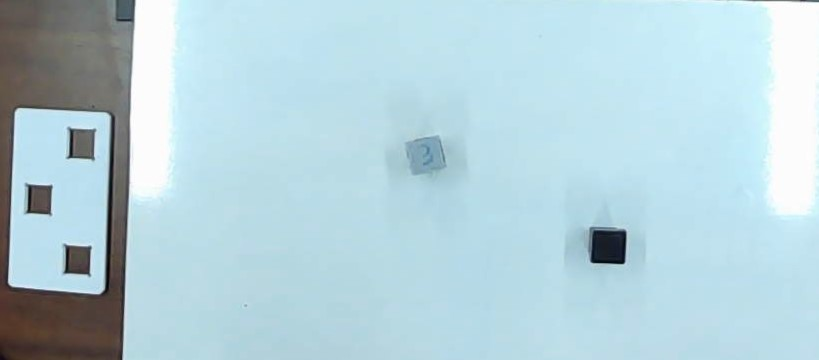
#> input picture IC-Gemeo-master/Localizacao de Objetos/Exemplo/WIN_20230306_14_38_54_Pro.jpg, 819 x 360 px
$ python -i calibragem.py   (imports and definitions only)
#> lines starting #> are read from the running program, lines starting #| are printed output that depends on the picture; after the words box and inside, x2 and y2 are one past the last pixel; in counts of white or black regions, pixels touching at a corner belong together
#> further down, picture is the input picture: shape (360, 819, 3); mean B, G, R 218.1, 209.2, 181.4
from robodk.robolink import *      # RoboDK's API
from robodk.robomath import *      # Math toolbox for robots
from tkinter import *
import numpy as np
import cv2
import json


def empty(a):
    pass

def calibrar(image):

    cv2.namedWindow("calibracao")
    cv2.resizeWindow("calibracao",640,240)
    cv2.createTrackbar("hue min", "calibracao", 0,179,empty)
#> slider 'hue min' is set to 35
    cv2.createTrackbar("hue max", "calibracao", 179,179,empty)
    cv2.createTrackbar("sat min", "calibracao", 0,255,empty)
#> slider 'sat min' is set to 51
    cv2.createTrackbar("sat max", "calibracao", 255,255,empty)
    cv2.createTrackbar("val min", "calibracao", 0,255,empty)
#> slider 'val min' is set to 51
    cv2.createTrackbar("val max", "calibracao", 255,255,empty)

    while True:
        try:
            h_minValue = cv2.getTrackbarPos("hue min", "calibracao")
            h_maxValue = cv2.getTrackbarPos("hue max", "calibracao")
            s_minValue = cv2.getTrackbarPos("sat min", "calibracao")
            s_maxValue = cv2.getTrackbarPos("sat max", "calibracao")
            v_minValue = cv2.getTrackbarPos("val min", "calibracao")
            v_maxValue = cv2.getTrackbarPos("val max", "calibracao")
        except:
            break

        imgHSV = cv2.cvtColor(image, cv2.COLOR_BGR2HSV)
#> imgHSV: shape (360, 819, 3); mean H, S, V 88.1, 46.6, 219.6
        lower = np.array([h_minValue, s_minValue, v_minValue])
        upper = np.array([h_maxValue, s_maxValue, v_maxValue])
        mask = cv2.inRange(imgHSV, lower, upper)
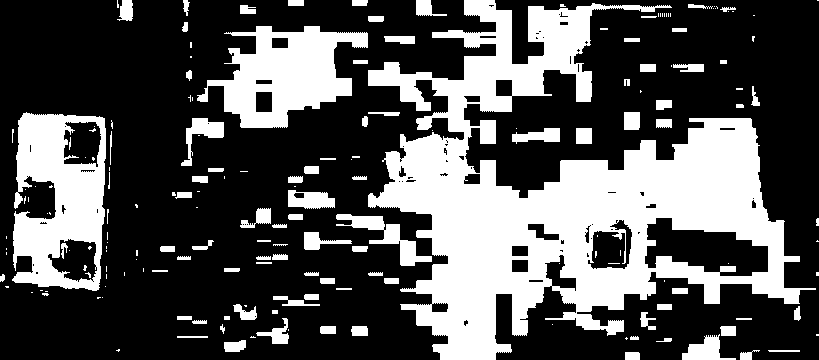
#> mask: shape (360, 819); 32.6% white; 188 white regions (96 under 20 px), largest, box (x1, y1, x2, y2) and area: (368, 0, 816, 360) 63350, (12, 112, 106, 291) 10793, (197, 26, 368, 128) 9159
        imgResult = cv2.bitwise_and(image, image, mask=mask)
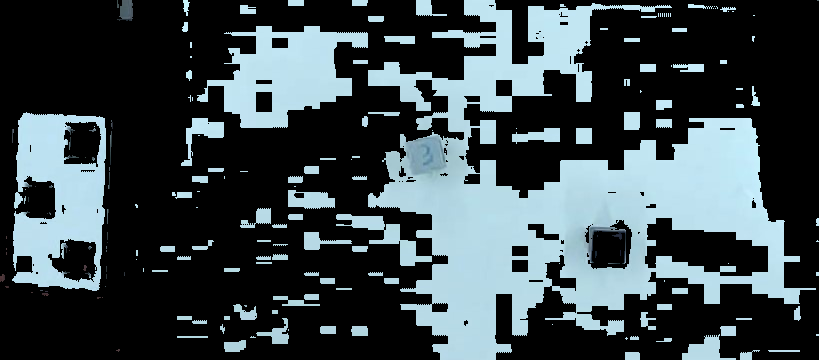
#> imgResult: shape (360, 819, 3); mean B, G, R 75.6, 71.5, 59.9

        cv2.imshow('Image', image)
        cv2.imshow('Mask', mask)
        cv2.imshow('Image Masked', imgResult)
        cv2.waitKey(1)

    return imgResult,lower,upper

# [50 lines left out: functions showImages, getHSV, not called in this run]

# [5 lines not run here, left out]
# [1 line that did not run here, left out]
# [2 lines not run here, left out]
# [1 line that did not run here, left out]
# [1 line that did not run here, left out]
# [1 line that did not run here, left out]
# [1 line that did not run here, left out]

# f.write(f"Peca: \nlower: {lower} \nupper: {upper} \nareaMin: {200} \nareaMax: {600}")

# [1 line not run here, left out]
# [1 line that did not run here, left out]
# [2 lines not run here, left out]
# [1 line that did not run here, left out]
# [1 line that did not run here, left out]
# [1 line that did not run here, left out]
# [1 line that did not run here, left out]
# f.write(f"\nEncaixe: \nlower: {lower} \nupper: {upper}")
# [18 lines not run here, left out]

>>> import cv2
>>> picture = cv2.imread('../../Localizacao de Objetos/Exemplo/WIN_20230306_14_38_54_Pro.jpg')
>>> result = calibrar(picture)

$ run again, on IC-Gemeo-master/Localizacao de Objetos/Exemplo/WIN_20230306_14_36_24_Pro.jpg
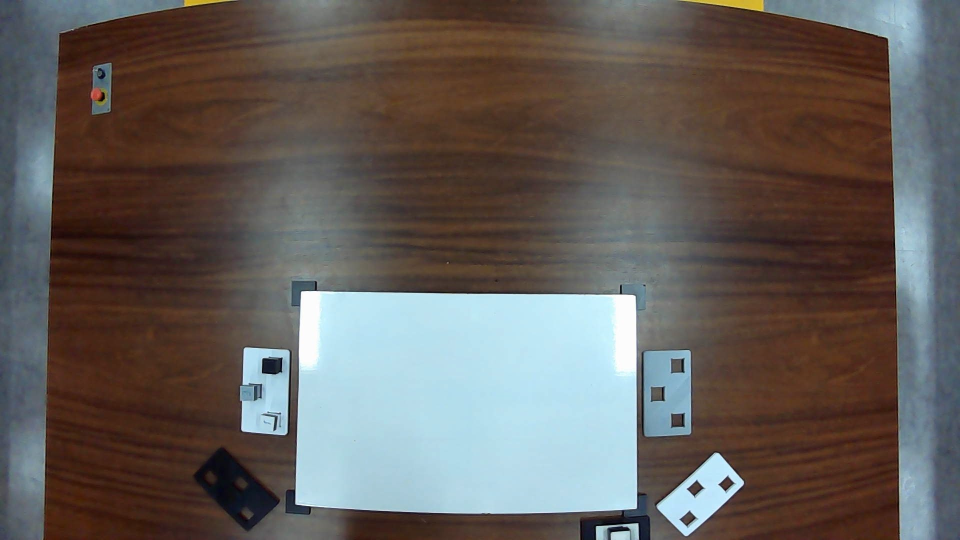
#> input picture IC-Gemeo-master/Localizacao de Objetos/Exemplo/WIN_20230306_14_36_24_Pro.jpg, 1920 x 1080 px (shown at 1/2 size)
#> picture is the input picture: shape (1080, 1920, 3); mean B, G, R 90.3, 94.2, 100.4
#> imgHSV: shape (1080, 1920, 3); mean H, S, V 43.5, 91.7, 112.7
#> in calibrar, `mask = cv2.inRange(imgHSV, lower, upper)`:
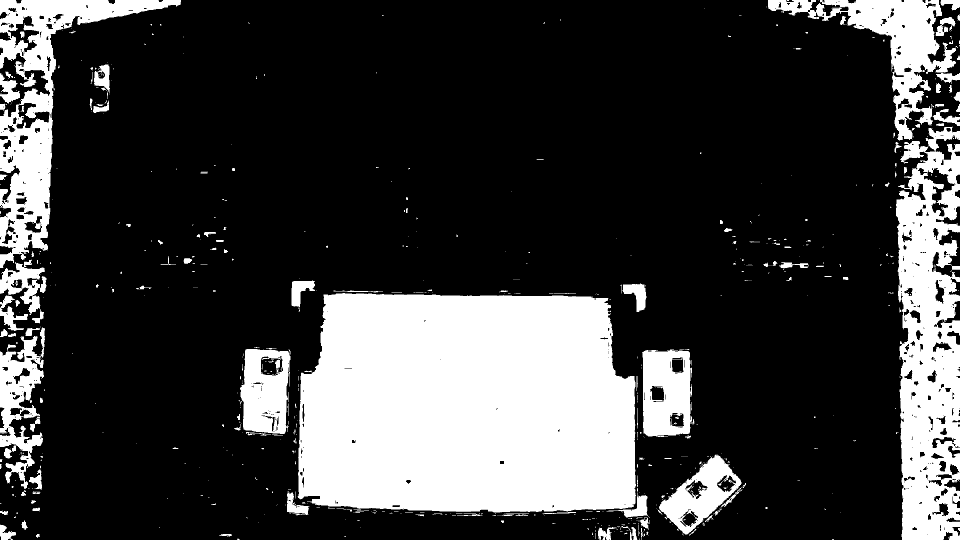
#> mask: shape (1080, 1920) (shown at 1/2 size); 24.2% white; 733 white regions (574 under 20 px), largest, box (x1, y1, x2, y2) and area: (595, 586, 1272, 1025) 271987, (1792, 253, 1920, 1080) 76989, (0, 0, 362, 536) 45276
#> in calibrar, `imgResult = cv2.bitwise_and(image, image, mask=mask)`:
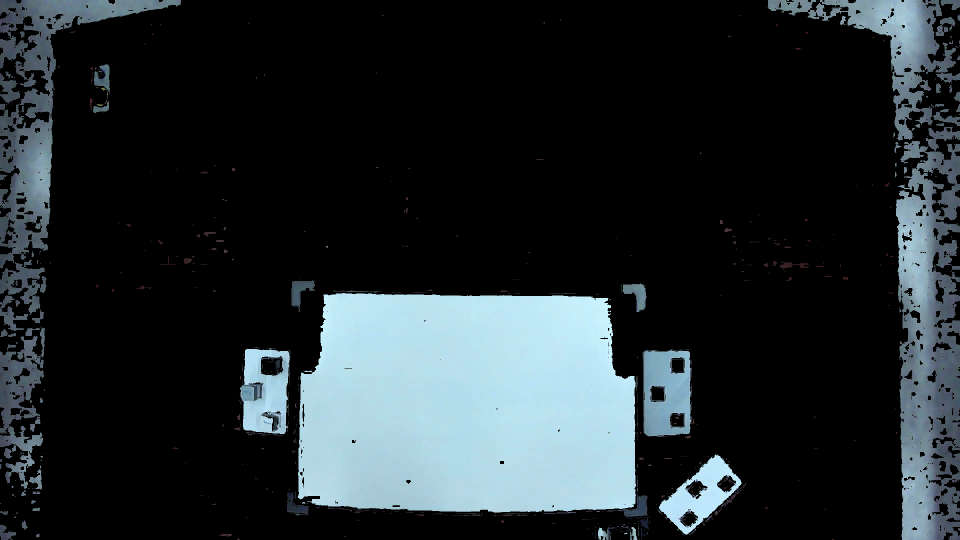
#> imgResult: shape (1080, 1920, 3) (shown at 1/2 size); mean B, G, R 46.6, 43.2, 35.9

$ run again, on IC-Gemeo-master/Localizacao de Objetos/Exemplo/WIN_20230306_14_37_31_Pro.jpg
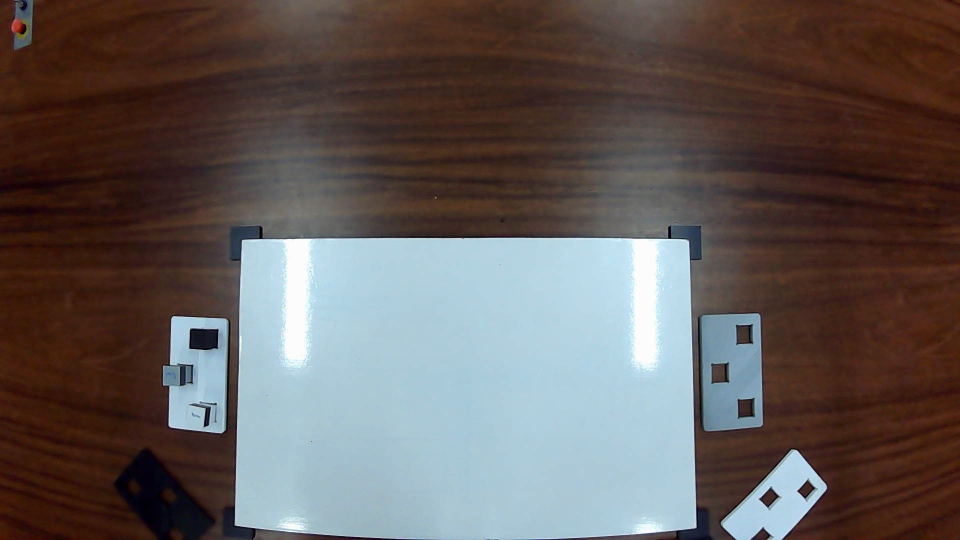
#> input picture IC-Gemeo-master/Localizacao de Objetos/Exemplo/WIN_20230306_14_37_31_Pro.jpg, 1920 x 1080 px (shown at 1/2 size)
#> picture is the input picture: shape (1080, 1920, 3); mean B, G, R 87.8, 90, 98.6
#> imgHSV: shape (1080, 1920, 3); mean H, S, V 41.8, 110.7, 111.3
#> in calibrar, `mask = cv2.inRange(imgHSV, lower, upper)`:
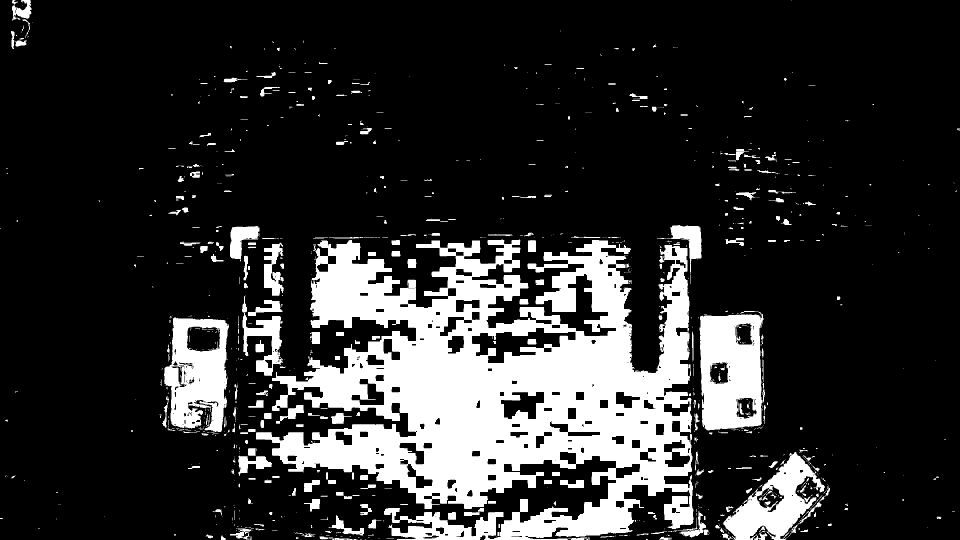
#> mask: shape (1080, 1920) (shown at 1/2 size); 18.5% white; 1069 white regions (757 under 20 px), largest, box (x1, y1, x2, y2) and area: (512, 479, 1387, 1080) 282293, (1399, 622, 1527, 861) 23271, (328, 635, 458, 864) 19205
#> in calibrar, `imgResult = cv2.bitwise_and(image, image, mask=mask)`:
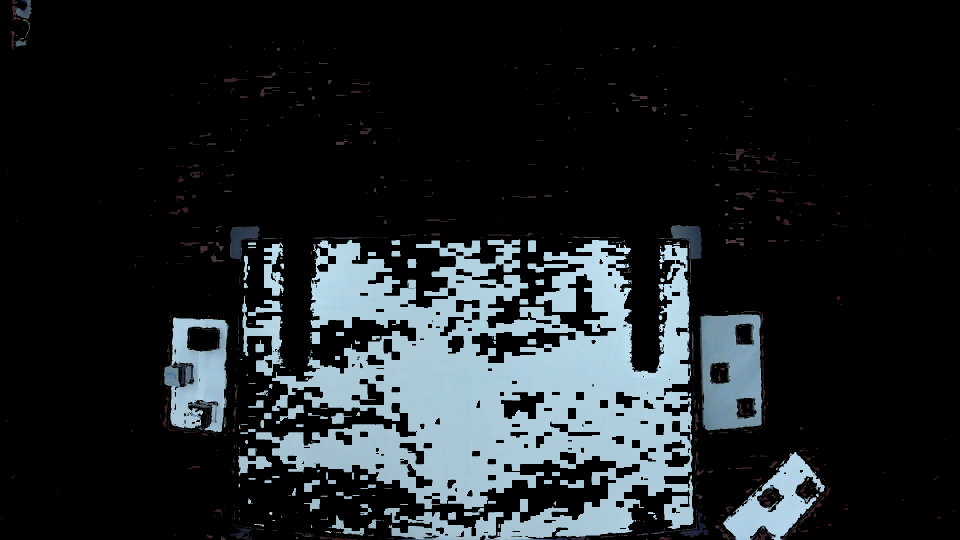
#> imgResult: shape (1080, 1920, 3) (shown at 1/2 size); mean B, G, R 38, 35.2, 30
